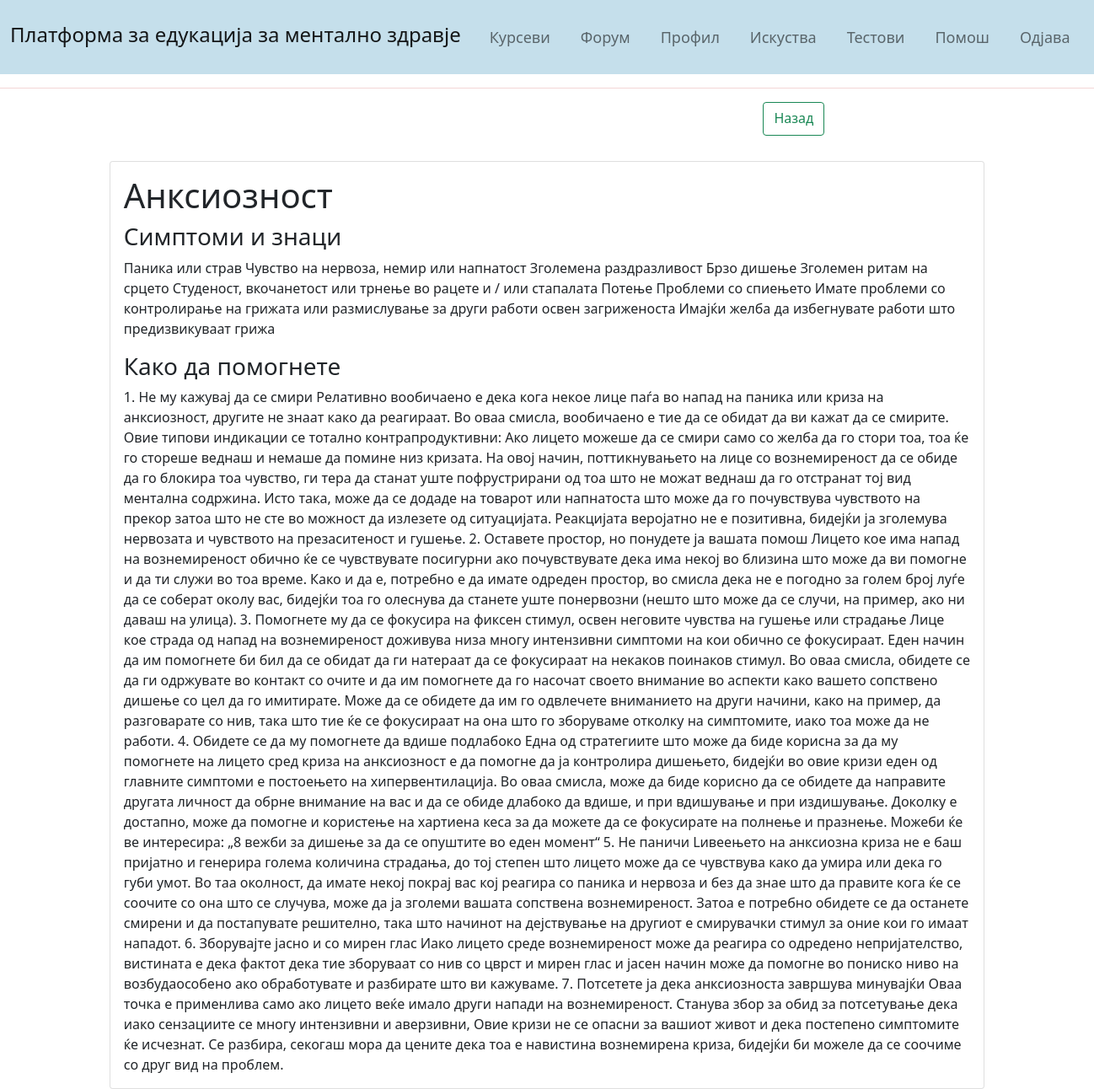
Page /courses/2/ (signed in) on the committed database.
### MentalHealthEduApp/models.py (models this page shows, shortened)
class Course(models.Model):
    name = models.CharField(max_length=50)
    symptoms = models.TextField(null=True, blank=True)
    help = models.TextField(null=True, blank=True)
    class Meta:
        verbose_name_plural = "courses"

### MentalHealthEduApp/views.py (the view)
# urls.py: path("courses/<int:id>/", course_details, name="course_details"),
@login_required()
def course_details(request, id):
    context = {"course": Course.objects.get(id=id)}
    return render(request, "Course.html", context=context)

### MentalHealthEduApp/templates/Course.html (shortened to what this page needs)
<!DOCTYPE html>
<html lang="en">
<head>
    <link href="https://cdn.jsdelivr.net/npm/bootstrap@5.0.2/dist/css/bootstrap.min.css" rel="stylesheet">
</head>
<body>
<nav class="navbar navbar-expand-lg navbar-light" style="background-color: #c5dfeb">
	  <div class="container-fluid">
		<p class="navbar-brand" style="font-size: 24px; padding-top: 15px"> Платформа за едукација за ментално здравје </p>
		<div class="collapse navbar-collapse justify-content-end" id="navbarSupportedContent">
		  <ul class="navbar-nav ">
			<li class="nav-item">
			  <a class="nav-link" href="/courses/">Курсеви</a>
			</li>
			<li class="nav-item">
			  <a class="nav-link" href="/forum/">Форум</a>
			</li>
            <li class="nav-item">
			  <a class="nav-link" href="/profile/">Профил</a>
			</li>
            <li class="nav-item">
			  <a class="nav-link" href="/experiences/">Искуства</a>
			</li>
            <li class="nav-item">
			  <a class="nav-link" href="/tests/">Тестови</a>
			</li>
            <li class="nav-item">
			  <a class="nav-link" href="/helppage/">Помош</a>
			</li>
              <li class="nav-item">
			  <a class="nav-link" href="/logout/">Одјава</a>
			</li>
		  </ul>
		</div>
	  </div>
</nav>
<hr style="color: indianred">
       <div class="form-group mx-sm-3 mb-2">
           <div class="row" style="margin-left: 25%">
               <div class="col-7">
               </div>
               <div class="col-3">
                   <a style="height: 40px" class="btn btn-outline-success btn-md" href="/courses/">Назад</a>
               </div>
        </div>
       </div>
<div class="card" style="width: 80%; margin-left: 10%; margin-top: 30px">
  <div class="card-body">
    <h1 class="card-title">{{ course.name }}</h1>
    <h3>Симптоми и знаци</h3>
    <p class="card-text">{{ course.symptoms }}</p>
    <h3>Како да помогнете</h3>
    <p class="card-text">{{ course.help }}</p>
  </div>
</div>
</body>
</html>

### MentalHealthEduApp/templates/Course.html (style rules this page uses)
a { font-size: 18px; }
li { margin: 10px; }

### rows in the picture
Course: name "Анксиозност", symptoms "Паника или страв Чувство на нервоза, немир или напнатост Зголемена раздразливост Брзо дишење Зголемен ритам на срцето Студеност, вкочанетост или трнење во рацете и / или стапалата Потење Проблеми со спиењето Имате проблеми со контролирање на грижата или размислување за други работи освен загриженоста Имајќи желба да избегнувате работи што предизвикуваат грижа", help "1. Не му кажувај да се смири Релативно вообичаено е дека кога некое лице паѓа во напад на паника или криза на анксиозност, другите не знаат како да реагираат. Во оваа смисла, вообичаено е тие да се обидат да ви кажат да се смирите. Овие типови индикации се тотално контрапродуктивни: Ако лицето можеше да се смири само со желба да го стори тоа, тоа ќе го стореше веднаш и немаше да помине низ кризата. На овој начин, поттикнувањето на лице со вознемиреност да се обиде да го блокира тоа чувство, ги тера да станат уште пофрустрирани од тоа што не можат веднаш да го отстранат тој вид ментална содржина. Исто така, може да се додаде на товарот или напнатоста што може да го почувствува чувството на…"
